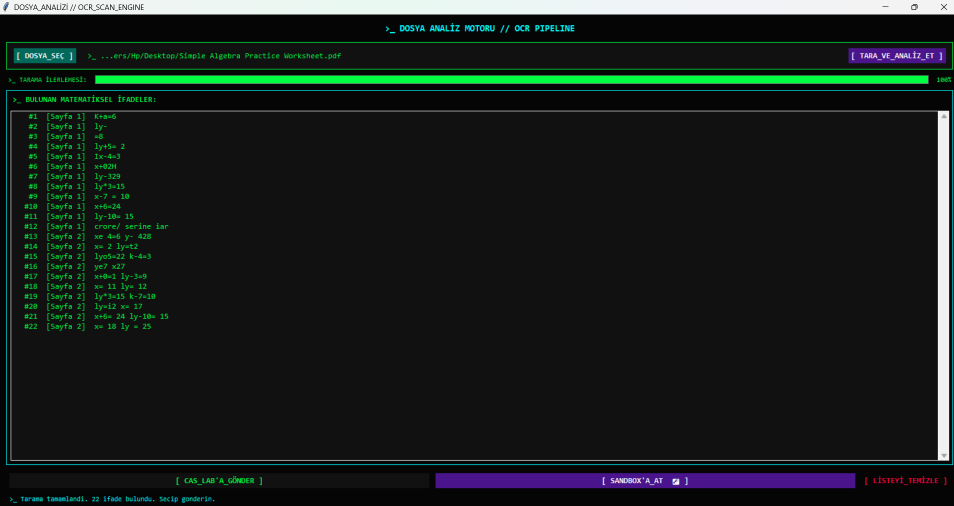
#> input picture Ekran görüntüsü 2026-09-14 002350.png, 1907 x 1012 px (shown at 1/2 size)
$ python -i ocr_engine.py   (imports and definitions only)
#> lines starting #> are read from the running program, lines starting #| are printed output that depends on the picture; after the words box and inside, x2 and y2 are one past the last pixel; in counts of white or black regions, pixels touching at a corner belong together
import pytesseract
from PIL import ImageGrab, Image
import cv2
import numpy as np
import hashlib
import re
import os
import time

# Tesseract'in kurulu oldugu dizin
pytesseract.pytesseract.tesseract_cmd = r'C:\Program Files\Tesseract-OCR\tesseract.exe'

class OCRError(Exception):
    pass

class OCREngine:
    # Root panelinden runtime ayarlanabilir parametreler
    PREPROCESS_PADDING = 30
    TARGET_HEIGHT = 96
    DARK_MODE_THRESHOLD = 127
    MIN_CONTOUR_HEIGHT = 14
    MIN_CONTOUR_WIDTH = 25
    MORPH_KERNEL_W = 40
    MORPH_KERNEL_H = 5
    PSM_CONFIGS = ['--oem 3 --psm 6', '--oem 3 --psm 11', '--oem 3 --psm 4']
    # Proje kok dizini: vision/ klasorununun bir ustu
    BASE_DIR = os.path.dirname(os.path.dirname(os.path.abspath(__file__)))
    LOG_DIR = os.path.join(BASE_DIR, "logs")

    def __init__(self):
        self.last_frame_hash = None
        # Log klasorunu her zaman proje kok dizinine olustur (mutlak yol)
        try:
            os.makedirs(OCREngine.LOG_DIR, exist_ok=True)
        except Exception as e:
            print(f">_ [UYARI] Log klasoru olusturulamadi. Windows izni reddetti: {e}")

    # ------------------------------------------------------------------
    # Goruntuyu OCR icin hazirla (ekran yakalama - bbox)
    # ------------------------------------------------------------------
    # [7 lines left out: function _preprocess_image, not called in this run]

    # ------------------------------------------------------------------
    # Goruntuyu OCR icin hazirla (dosyadan gelen numpy array)
    # ------------------------------------------------------------------
    def _preprocess_from_array(self, img_array: np.ndarray) -> np.ndarray:
        try:
            return self._apply_preprocessing(img_array)
        except Exception as e:
            raise OCRError(f"Array on-isleme hatasi: {str(e)}")

    # ------------------------------------------------------------------
    # Ortak on-isleme pipeline (hem bbox hem array icin)
    # ------------------------------------------------------------------
    @staticmethod
    def _apply_preprocessing(img_array: np.ndarray) -> np.ndarray:
        # RGB -> BGR donusumu
        if img_array.ndim == 3 and img_array.shape[2] == 3:
            img = cv2.cvtColor(img_array, cv2.COLOR_RGB2BGR)
        else:
            img = img_array.copy()

        # 30px beyaz cerceve: kenar kesme hatalarini onler
        pad = OCREngine.PREPROCESS_PADDING
        img = cv2.copyMakeBorder(img, pad, pad, pad, pad,
                                  cv2.BORDER_CONSTANT, value=[255, 255, 255])

        # Gri tonlama
        gray = cv2.cvtColor(img, cv2.COLOR_BGR2GRAY) if img.ndim == 3 else img.copy()

        # Karanlik Mod Koruyucu: ortalama < 127 ise rengi ters cevir
        if np.mean(gray) < OCREngine.DARK_MODE_THRESHOLD:
            gray = cv2.bitwise_not(gray)

        # Adaptif olcekleme: hedef yukseklik 96px (kucuk gorselleri buyut, ama sayfa gorselini yok etme)
        h, w = gray.shape
        target_h = OCREngine.TARGET_HEIGHT
        if h < target_h and h > 0:
            scale = target_h / h
            gray = cv2.resize(gray, None, fx=scale, fy=scale,
                               interpolation=cv2.INTER_CUBIC)

        # Kontrast normalizasyonu: Tesseract LSTM motoru icin subpixel kalitesini korur (noktalar kaybolmaz)
        norm_gray = cv2.normalize(gray, None, alpha=0, beta=255, norm_type=cv2.NORM_MINMAX)
        return norm_gray

    # ------------------------------------------------------------------
    # BUG-008 & BUG-009: Sayfa bolge ve satir tespiti
    # ------------------------------------------------------------------
    @staticmethod
    def segment_into_line_regions(img_array: np.ndarray) -> list:
        """
        Sayfa olcegindeki dokumanlari yatay satir bolgelerine ayirir.
        Tum sayfayi kucultmek yerine, her satiri bagimsiz cozunurlukte kirpar.
        """
        if img_array.ndim == 3:
            gray = cv2.cvtColor(img_array, cv2.COLOR_RGB2GRAY)
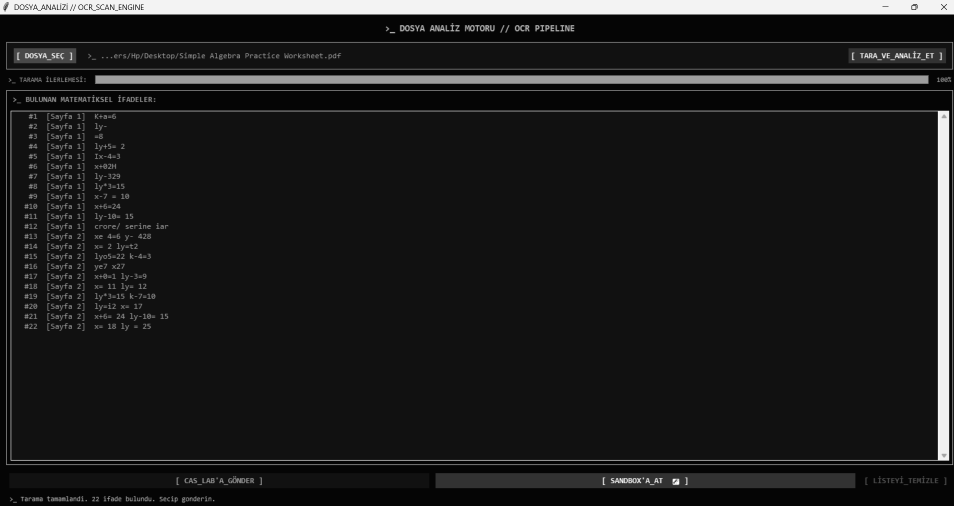
#> gray: shape (1012, 1907) (shown at 1/2 size); min 0, max 255, mean 28.6
        else:
            gray = img_array.copy()

        h, w = gray.shape
#> h = 1012; w = 1907
        if h < 300:
            return [((0, 0, w, h), img_array)]

        _, thresh = cv2.threshold(gray, 0, 255, cv2.THRESH_BINARY_INV + cv2.THRESH_OTSU)
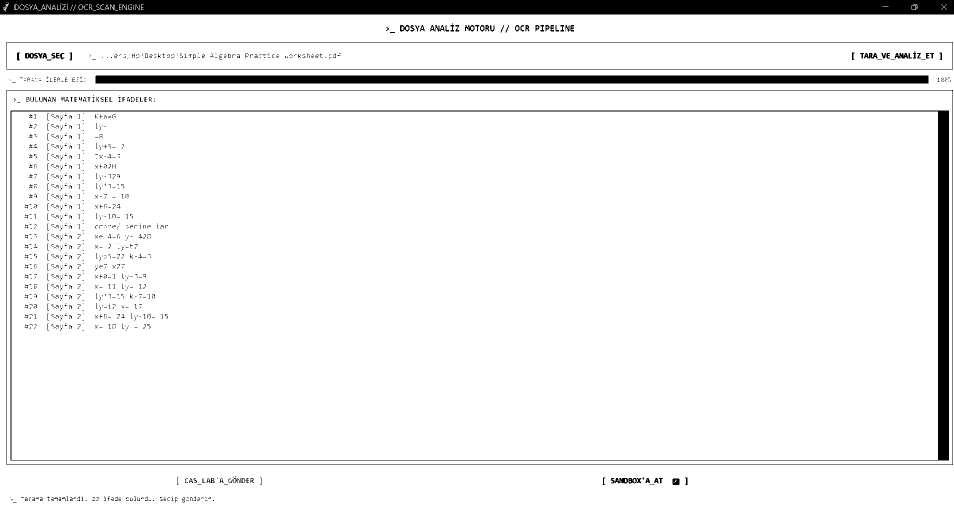
#> thresh: shape (1012, 1907) (shown at 1/2 size); 93.5% white; 1163 black regions (1024 under 20 px), largest, box (x1, y1, x2, y2) and area: (0, 0, 1907, 29) 54459, (191, 151, 1857, 167) 26655, (21, 221, 1898, 921) 22358
        # Yatay genis kernel ile satir ici karakterleri birlestir
        kernel = cv2.getStructuringElement(cv2.MORPH_RECT, (OCREngine.MORPH_KERNEL_W, OCREngine.MORPH_KERNEL_H))
        dilated = cv2.dilate(thresh, kernel, iterations=2)
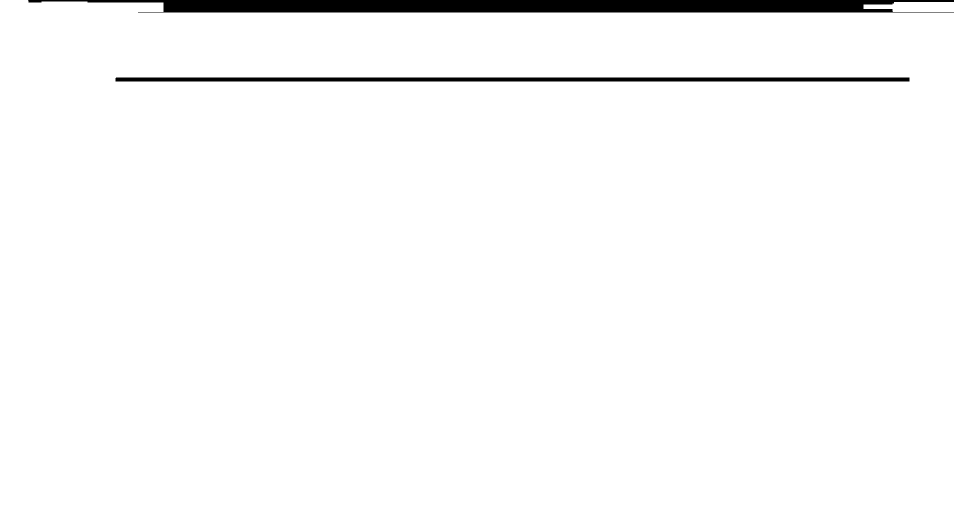
#> dilated: shape (1012, 1907) (shown at 1/2 size); 97.4% white; 2 black regions
        contours, _ = cv2.findContours(dilated, cv2.RETR_EXTERNAL, cv2.CHAIN_APPROX_SIMPLE)
#> contours = 2 contours; box (x1, y1, x2, y2) and area: (0, 0, 1907, 1012) 1886198, (1727, 4, 1907, 24) 2755

        regions = []
        for c in contours:
            rx, ry, rw, rh = cv2.boundingRect(c)
            if rh >= OCREngine.MIN_CONTOUR_HEIGHT and rw >= OCREngine.MIN_CONTOUR_WIDTH:
                pad = 10
                y1 = max(0, ry - pad)
                y2 = min(h, ry + rh + pad)
                x1 = max(0, rx - pad)
                x2 = min(w, rx + rw + pad)
                crop = img_array[y1:y2, x1:x2]
                regions.append(((x1, y1, x2 - x1, y2 - y1), crop))
#> this loop made 2 passes
#> (rx, ry, rw, rh, pad, y1, y2, x1) on passes 1 to 2: (1727, 4, 180, 20, 10, 0, 34, 1717), (0, 0, 1907, 1012, 10, 0, 1012, 0)
#> pass 1, in segment_into_line_regions, `crop = img_array[y1:y2, x1:x2]`:
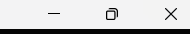
#> crop: shape (34, 190, 3); mean R, G, B 203.9, 203.9, 204.6
#> after the loop, regions = 2 items

        regions.sort(key=lambda r: r[0][1])
        return regions if regions else [((0, 0, w, h), img_array)]

    # ------------------------------------------------------------------
    # BUG-004 & BUG-010: Coklu PSM modunda OCR ve guven skoru
    # ------------------------------------------------------------------
    @classmethod
    def _extract_with_multiple_psm(cls, img: np.ndarray) -> tuple:
        """
        PSM 6, 11, 4 dener. Cok kriterli skorlama ile en gecerli sonucu secer.
        Returns: (best_text, best_confidence)
        """
        from core.math_engine import MathEngine
        psm_modes = ['--oem 3 --psm 6', '--oem 3 --psm 11', '--oem 3 --psm 4']
        best_text = ""
        best_score = -999.0
        best_conf = 50.0

        for config in psm_modes:
            try:
                data = pytesseract.image_to_data(img, config=config, output_type=pytesseract.Output.DICT)
                confs = []
                for i in range(len(data['text'])):
                    w = data['text'][i].strip()
                    c = float(data['conf'][i])
                    if w and c >= 0:
                        confs.append(c)

                text = pytesseract.image_to_string(img, config=config)
                if not text.strip():
                    continue

                avg_conf = (sum(confs) / len(confs)) if confs else 50.0
                c_score = avg_conf / 100.0

                eqs = cls._parse_text_to_equations(text)
                valid_count = 0
                for eq in eqs:
                    is_val, _, _, _ = MathEngine.validate_expression(eq)
                    if is_val:
                        valid_count += 1
                    else:
                        _, was_corr = cls.correct_ocr_confusion(eq)
                        if was_corr:
                            valid_count += 1

                parse_score = (valid_count / len(eqs)) if eqs else 0.0

                # Parantez dengesi ve ardisik operator kontrolu
                balanced = (text.count('(') == text.count(')')) and (text.count('[') == text.count(']'))
                has_repeated_ops = bool(re.search(r'[+\-*/=]{3,}', text))
                structure_score = (0.6 if balanced else 0.1) + (0.4 if not has_repeated_ops else 0.0)

                math_chars = len(re.findall(r'[\d+\-*/=^()\[\]xyztabcnkmijpruv]', text.lower()))
                math_score = min(1.0, math_chars / max(len(text.strip()), 1))

                # Dogal dil kelime cezasi (BUG-004 & BUG-005)
                bad_words = [w for w in re.findall(r'[a-zA-Z]{4,}', text.lower()) if w not in MathEngine.SAFE_WORDS]
                garbage_penalty = min(1.0, len(bad_words) * 0.25)

                score = (
                    c_score * 0.30
                    + parse_score * 0.30
                    + structure_score * 0.20
                    + math_score * 0.15
                    - garbage_penalty * 0.25
                )

                if score > best_score:
                    best_score = score
                    best_text = text
                    best_conf = avg_conf

            except Exception:
                continue

        return best_text, best_conf

    # ------------------------------------------------------------------
    # BUG-PDF-007: Coklu denklem bolumleme
    # ------------------------------------------------------------------
    # [249 lines left out: functions _segment_line_into_equations, _parse_text_to_equations, correct_ocr_confusion, is_actual_math, not called in this run]

    # ------------------------------------------------------------------
    # Ekran bolgesinden OCR
    # ------------------------------------------------------------------
    def _get_image_hash(self, img_array):
        return hashlib.md5(img_array.tobytes()).hexdigest()

    # [46 lines left out: function extract_equations, not called in this run]

    # ------------------------------------------------------------------
    # BUG-011: Dosyadan gelen numpy array'den OCR (Zengin veri modeli)
    # ------------------------------------------------------------------
    def extract_from_array(self, img_array: np.ndarray, debug=False, return_details=True) -> list:
        """
        DocumentEngine tarafindan kullanilir.
        Sayfa olcegindeki gorseli satir bolgelerine ayirip yuksek dogrulukla OCR yapar.
        """
        try:
            regions = self.segment_into_line_regions(img_array)
#> regions = 2 items
            all_items = []

            for (rx, ry, rw, rh), crop in regions:
                processed_crop = self._preprocess_from_array(crop)
                raw_text, conf = self._extract_with_multiple_psm(processed_crop)
                if not raw_text.strip():
                    continue

                equations = self._parse_text_to_equations(raw_text)
                for eq in equations:
                    if not self.is_actual_math(eq):
                        continue
                    clean_target = re.sub(r'=\s*(?:\?|_|\.+|-+)?\s*$', '', eq).strip()
                    clean_target = re.sub(r'\s*\?\s*$', '', clean_target)
                    target_to_eval = clean_target if clean_target else eq

                    corrected, is_val = self.correct_ocr_confusion(target_to_eval)
                    item = {
                        "raw_text": eq,
                        "normalized_text": target_to_eval,
                        "equation": corrected if is_val else target_to_eval,
                        "confidence": round(conf, 1),
                        "is_valid": is_val
                    }
                    all_items.append(item)
#> this loop made 1 pass
#> (rx, ry, rw, rh) on pass 1: (1717, 0, 190, 34)
#> pass 1, in _apply_preprocessing, `img = cv2.copyMakeBorder(img, pad, pad, pad, pad, cv2.BORDER_CONSTANT,..`:
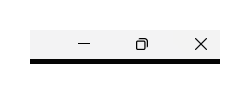
#> img: shape (94, 250, 3); mean B, G, R 241.1, 241, 241
#> after the loop, all_items = []

            if debug:
                ts = int(time.time())
                img_path = os.path.join(OCREngine.LOG_DIR, f"debug_array_{ts}.png")
                log_path = os.path.join(OCREngine.LOG_DIR, f"debug_array_{ts}.txt")
                cv2.imwrite(img_path, img_array)
                with open(log_path, "w", encoding="utf-8") as f:
                    f.write(f">_ REGIONS: {len(regions)}\n>_ ITEMS:\n{all_items}\n")

            if return_details:
                return all_items
            return [it["equation"] for it in all_items]

        except Exception as e:
            raise OCRError(f"Array OCR Hatasi: {str(e)}")

>>> import cv2
>>> picture = cv2.cvtColor(cv2.imread('../../Ekran görüntüsü 2026-09-14 002350.png'), cv2.COLOR_BGR2RGB)
#> (the run stopped early here; a loop or call above may not have finished)
